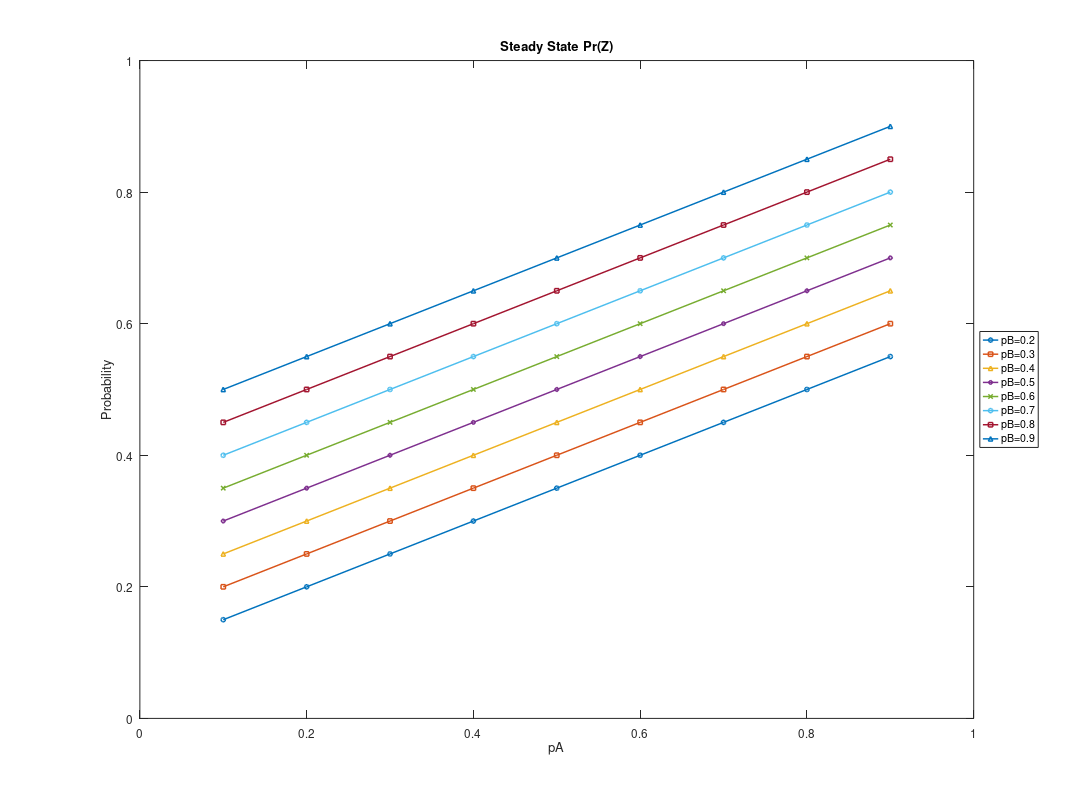

Write MATLAB code to recreate this figure.
%=========================================
%Generated by PRISM Chart Package
%=========================================

x0 = [0.1 0.2 0.30000000000000004 0.4 0.5 0.6 0.7000000000000001 0.8 0.9 ];
y0 = [0.15000000745240144 0.20000000536984502 0.2500000109281225 0.3000000139673004 0.35000000447624335 0.3999999981029448 0.45000000087968 0.5000000023437263 0.5500000039992488 ];
x1 = [0.1 0.2 0.30000000000000004 0.4 0.5 0.6 0.7000000000000001 0.8 0.9 ];
y1 = [0.2000000099819506 0.2500000158270907 0.3000000030670837 0.3500000009339671 0.40000000111360406 0.45000000272331736 0.5000000055374122 0.5500000119504104 0.6000000297425029 ];
x2 = [0.1 0.2 0.30000000000000004 0.4 0.5 0.6 0.7000000000000001 0.8 0.9 ];
y2 = [0.2500000251289435 0.300000005176371 0.350000001293411 0.3999999924576662 0.45000000234971504 0.5000000028191478 0.5500000081913119 0.6000000040251694 0.6500000116260352 ];
x3 = [0.1 0.2 0.30000000000000004 0.4 0.5 0.6 0.7000000000000001 0.8 0.9 ];
y3 = [0.30000002352922794 0.35000000439916235 0.39999999957292953 0.44999998599426244 0.5 0.5500000028612317 0.6000000071046668 0.6500000146373262 0.7000000208649874 ];
x4 = [0.1 0.2 0.30000000000000004 0.4 0.5 0.6 0.7000000000000001 0.8 0.9 ];
y4 = [0.35000000820752314 0.4000000072917844 0.4499999982357066 0.4999999886909997 0.5500000008306394 0.6000000032659764 0.6500000189904579 0.6999999988587644 0.749999995217562 ];
x5 = [0.1 0.2 0.30000000000000004 0.4 0.5 0.6 0.7000000000000001 0.8 0.9 ];
y5 = [0.40000000377208134 0.45000000045029437 0.4999999985281008 0.5499999943285685 0.5999999987060483 0.6499999995639052 0.700000000402884 0.7499999959962496 0.7999999968111512 ];
x6 = [0.1 0.2 0.30000000000000004 0.4 0.5 0.6 0.7000000000000001 0.8 0.9 ];
y6 = [0.44999999930936746 0.50000000442649 0.5500000141125938 0.5999999970525964 0.6499999965339542 0.6999999960388579 0.7499999985762249 0.7999999978116714 0.8499999975450085 ];
x7 = [0.1 0.2 0.30000000000000004 0.4 0.5 0.6 0.7000000000000001 0.8 0.9 ];
y7 = [0.5000000029894889 0.5500000120509911 0.6000000066144691 0.6499999812461477 0.6999999814272766 0.749999979723831 0.7999999927659701 0.8499999994072076 0.8999999992024844 ];

figure1 = figure('Color', [1 1 1], 'PaperPosition',[0.6345 6.345 20.3 15.23],'PaperSize',[20.98 29.68]);

axes1 = axes('Parent', figure1, 'FontSize', 16);
xlabel(axes1, 'pA');
ylabel(axes1, 'Probability');
box(axes1, 'on');
hold(axes1, 'all');

title(axes1,['Steady State Pr(Z)'])
plot0 = plot(x0, y0, 'o-', 'Parent', axes1, 'LineWidth', 2);
plot1 = plot(x1, y1, 's-', 'Parent', axes1, 'LineWidth', 2);
plot2 = plot(x2, y2, '^-', 'Parent', axes1, 'LineWidth', 2);
plot3 = plot(x3, y3, 'd-', 'Parent', axes1, 'LineWidth', 2);
plot4 = plot(x4, y4, 'x-', 'Parent', axes1, 'LineWidth', 2);
plot5 = plot(x5, y5, 'o-', 'Parent', axes1, 'LineWidth', 2);
plot6 = plot(x6, y6, 's-', 'Parent', axes1, 'LineWidth', 2);
plot7 = plot(x7, y7, '^-', 'Parent', axes1, 'LineWidth', 2);
legend1 = legend(axes1,{'pB=0.2', 'pB=0.3', 'pB=0.4', 'pB=0.5', 'pB=0.6', 'pB=0.7', 'pB=0.8', 'pB=0.9'},'Location', 'EastOutside');
